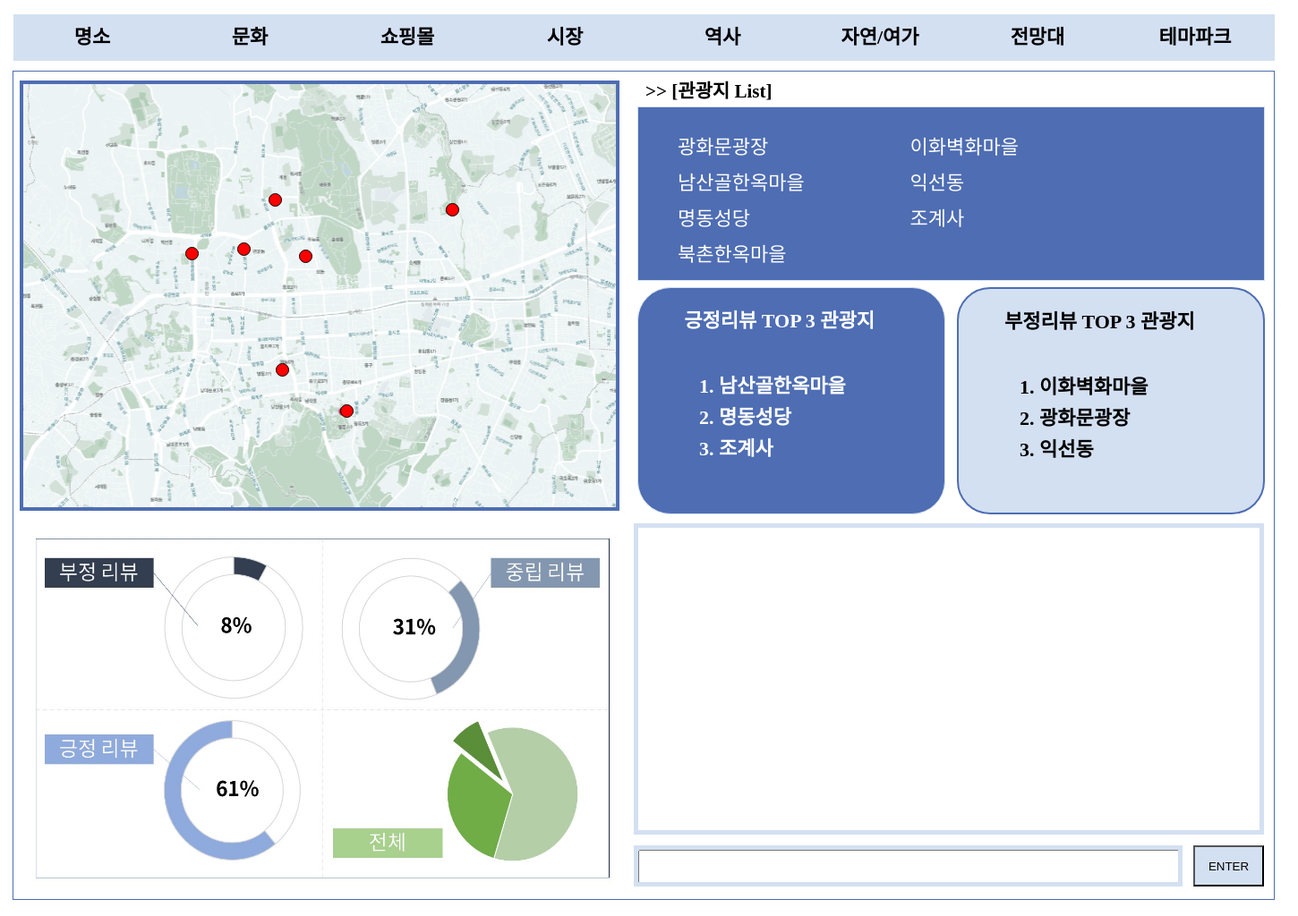
Page /theme/4/ on the committed database.
### theme/models.py (models this page shows, shortened)
class Theme(models.Model):
    theme_name = models.CharField('theme_name',max_length=250)
    map_img = models.ImageField(blank=False, upload_to='images',null=False)
    graph_img = models.ImageField(blank=False, null=False, upload_to='images')
    good = models.CharField('good_top3',max_length=250)
    bad = models.CharField('bad_top3',max_length=250)
    def good_list(self):
        return self.good.split(',')
    def bad_list(self):
        return self.bad.split(',')

class Place(models.Model):
    place_name = models.CharField('place_name',max_length=250)
    map_img = models.ForeignKey(Theme, on_delete=models.CASCADE)
    point = models.CharField('point',max_length=250)
    graph_img = models.ImageField(blank=False, null=False, upload_to = 'images')
    wordcloud_img = models.ImageField(blank=False, null=False, upload_to = 'images')
    solutions = models.CharField('solutions',max_length=250)
    def get_absolute_url(self):
        return reverse('theme:place_detail', kwargs={'pk':self.id})
    def points(self):
        return self.point.split(',')

### theme/views.py (the view)
# urls.py: path('theme/<int:pk>/', views.ThemeDV.as_view(), name='theme_detail'),
class ThemeDV(DetailView):
    model = Theme
    template_name = 'theme/theme_detail.html'
    context_object_name = 'themes'

### theme/templates/theme/theme_detail.html (shortened to what this page needs)
{% extends 'base.html' %}
{% load static %}
                    {% block contents %}
                    <div class="map_box">
                        <div class="map_img">
                            <img src ="{{ object.map_img.url }}"/>
                            {% for place in object.place_set.all %}
                            <div onclick="location.href='{{ place.get_absolute_url }}';" class='point_circle' style='position:absolute; top: {{place.points.0}}px; left:{{place.points.1}}px;', title='{{ place.place_name }}'></div>
                            {% endfor %}
                        </div>
                    </div>
                    <div class="graph_box">
                        <div class="graph_area">
                            <img src="{{ object.graph_img.url }}" />
                        </div>
                    </div>
                    <div class="placelist_box">
                        <div class="placelist_title">
                            <p style='margin-top: 0%; font-weight: bold; font-size: 21px;'>
                                >> [관광지 List]
                            </p>
                        </div>
                        <div class="placelist_area" id='box_style_deep'>
                            <ul class = 'ul_style'>
                                {% for place in object.place_set.all %}
                                <li><a href='{{ place.get_absolute_url }}' style='text-decoration: none;' class='ul_style'> {{ place.place_name }} </a></li>
                                {% endfor %}
                            </ul>
                        </div>
                    </div>
                    <div class="keyword_box">
                        <div class="good_top_area" style='color: white;'>
                            <div class="top_box"id = "box_style_deep">
                                <span class="top_title">
                                    긍정리뷰 TOP 3 관광지
                                </span>
                                <div class="top3">
                                    <ol>
                                        {% for good in object.good_list %}
                                        <li>{{ good }}</li>
                                        {% endfor %}
                                    </ol>
                                </div>
                            </div>
                        </div>
                        <div class="bad_top_area">
                            <div class="top_box" id='box_style_light'>
                                <span class="top_title" >
                                     부정리뷰 TOP 3 관광지
                                </span>
                                <div class="top3">
                                    <ol>
                                        {% for bad in object.bad_list %}
                                        <li>{{bad}}</li>
                                        {% endfor %}
                                    </ol>
                                </div>
                            </div>
                        </div>
                    </div>
                    {% endblock %}

### theme/static/css/main.css (style rules this page uses)
* { box-sizing: border-box; }
a, a:hover, a:focus, a:active { text-decoration: none; color: inherit; }
body { font-size: 22px; margin: 0 auto; }
.keyword_box { width: 721px; height: 264px; position: absolute; top: 237px; left: 690px; overflow: hidden; }
.bad_top_area { width: 364px; height: 264px; position: absolute; top: 0px; left: 357px; overflow: hidden; }
.top_box { width: 344px; height: 254px; position: absolute; top: 4px; left: 7px; border: 1px solid rgba(0,0,0,1); border-radius: 37px; overflow: hidden; text-align: center; font-weight: bold; }
.top_title { height: 33px; position: absolute; top: 20px; left: 15%; overflow: hidden; line-height: 33px; }
.top3 { width: 243px; height: 150px; position: absolute; top: 70px; left: 50px; margin-top: 0px; line-height: 160%; text-align: left; overflow: hidden; }
.good_top_area { width: 357px; height: 264px; position: absolute; top: 0px; left: 0px; overflow: hidden; }
.placelist_box { width: 721px; height: 237px; position: absolute; top: 0px; left: 690px; overflow: hidden; }
.placelist_area { width: 701px; height: 195px; position: absolute; top: 39px; left: 7px; overflow-y: scroll; text-align: left; }
.ul_style { list-style-type: disc }
ul.ul_style li { color: white; padding: 2px; margin: 2px; width: 250px; display: inline-block ; max-width: 721px; max-height: 237px; text-align: left; }
.placelist_title { width: 690px; height: 34px; position: absolute; top: 5px; left: 16px; overflow: hidden; text-align: left; text-size-adjust: 12px; }
.graph_box { width: 690px; height: 425px; position: absolute; top: 501px; left: 0px; overflow: hidden; }
.graph_area { width: 668px; height: 406px; position: absolute; top: 9px; left: 11px; overflow: hidden; }
div.graph_area img { width: 668px; height: 406px; }
.map_box { width: 690px; height: 501px; position: absolute; top: 0px; left: 0px; overflow: hidden; }
.map_img { width: 674px; height: 485px; position: absolute; top: 10px; left: 7px; overflow: hidden; }
div.map_img img { width: 670px; height: 481px; top:0px; left: 0px; }
.point_circle { width: 15px; height: 15px; border-radius: 75px; background: red; border: 1px solid black; }
#box_style_deep { background: rgba(78,109,179,1); border: 1px solid rgba(211,224,242,1); }
#box_style_light { background: rgba(211,224,242,1); border: 2px solid rgba(78,109,179,1); }

### rows in the picture
Theme: map_img (picture), graph_img (picture)
Place: place_name "광화문광장"
Place: place_name "이화벽화마을"
Place: place_name "남산골한옥마을"
Place: place_name "익선동"
Place: place_name "명동성당"
Place: place_name "조계사"
Place: place_name "북촌한옥마을"

### other values in the picture
{{ good }} "남산골한옥마을" "명동성당" "조계사"
{{ bad }} "이화벽화마을" "광화문광장" "익선동"
